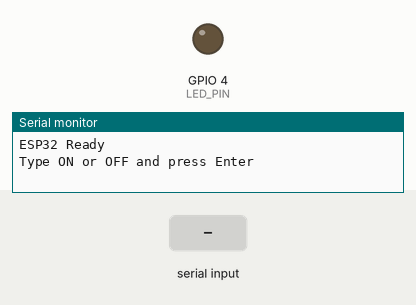
Recording of a program running on a simulated ESP32. Shown: output pins drawn as LEDs (lit = HIGH), the last lines printed to the serial monitor. Inputs (shaded band) come from the test bench.

Above: at 1.2 s.
1.3 s: "on\n" received over Serial
At 1.7 s:
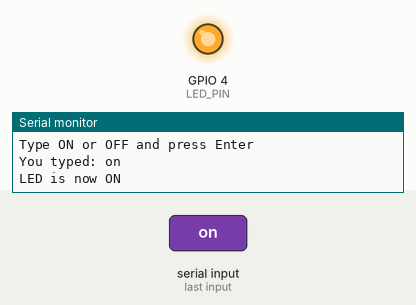
2.8 s: "off\n" received over Serial
At 4.0 s:
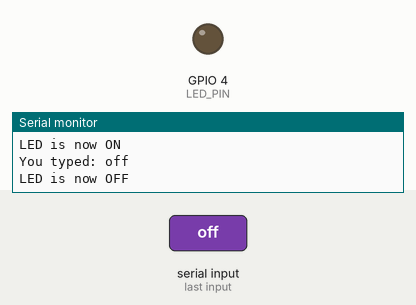
Timing chart, 0 to 5.8 s (numbered marks = the images above; inputs shaded):
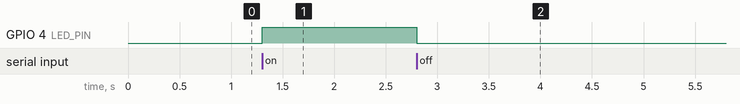

Measured:
- after the input at 1.3 s, GPIO 4 (LED_PIN): LOW → HIGH at once
- after the input at 2.8 s, GPIO 4 (LED_PIN): HIGH → LOW at once

The program:

main.cpp
```cpp
#include <Arduino.h>

const int LED_PIN = 4;

void setup() {
    Serial.begin(115200);
    pinMode(LED_PIN, OUTPUT);

    digitalWrite(LED_PIN, LOW);

    Serial.println("ESP32 Ready");
    Serial.println("Type ON or OFF and press Enter");
}

void loop() {
    if (Serial.available()) {
        String cmd = Serial.readStringUntil('\n');
        cmd.trim();

        // Show what was received
        Serial.print("You typed: ");
        Serial.println(cmd);

        if (cmd.equalsIgnoreCase("on")) {
            digitalWrite(LED_PIN, HIGH);
            Serial.println("LED is now ON");
        }
        else if (cmd.equalsIgnoreCase("off")) {
            digitalWrite(LED_PIN, LOW);
            Serial.println("LED is now OFF");
        }
        else {
            Serial.println("Invalid command! Type ON or OFF");
        }

        Serial.println();
    }
}
```
